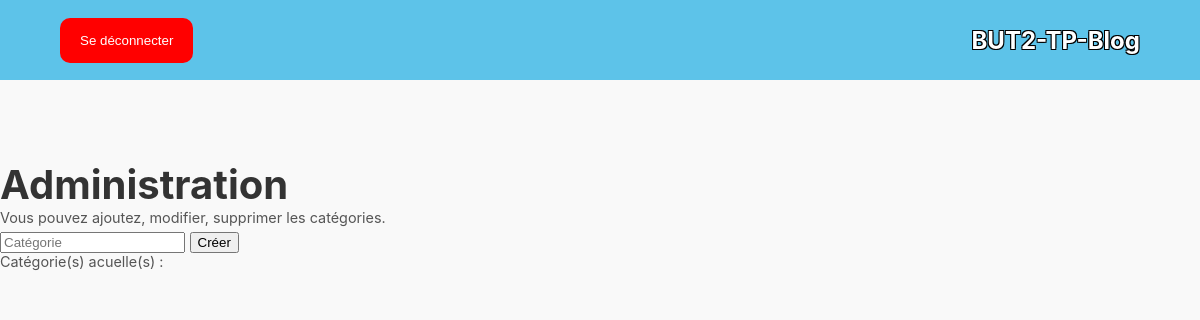
The app's page /admin.php, older data.
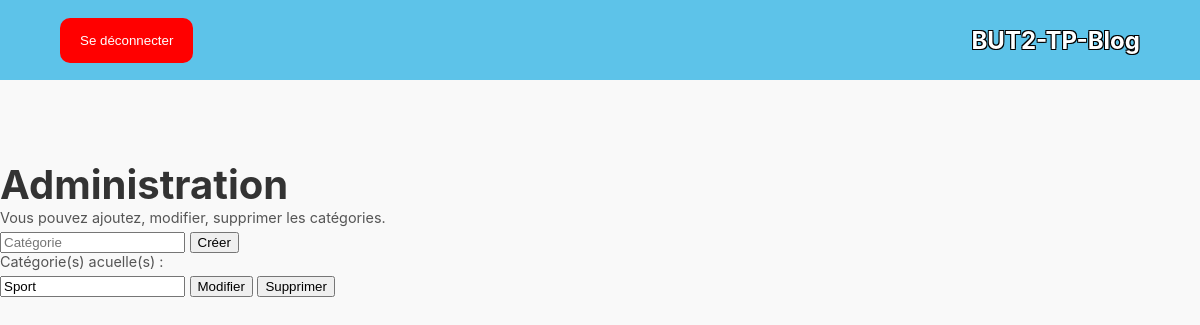
The same page, newer data.
### tables this page shows
CREATE TABLE IF NOT EXISTS `category` (
  `id_cat` int NOT NULL AUTO_INCREMENT,
  `name_cat` varchar(200) NOT NULL,
  PRIMARY KEY (`id_cat`)
);

### components/bd.php (called while the page is built, shortened)
<?php
    function getCategory($pdo) {
        $sql = 'SELECT id_cat, name_cat FROM CATEGORY';
        $stmt = $pdo->prepare($sql);
        $stmt->execute();
        $categories = $stmt->fetchAll(PDO::FETCH_ASSOC);
        return $categories;
    }
?>

### admin.php (the view, shortened to what this page needs)
<?php
    require_once('./components/header.php');
    include("./components/navbar.php");
?>
<h2>Administration</h2>
<p>Vous pouvez ajoutez, modifier, supprimer les catégories.</p>
<form method="post" id="ajoutCategorie">
    <input type="text" id="categorie" name="categorie" value="" placeholder="Catégorie">
    <button type="submit" name="btn-creer">Créer</button>
</form>
<p>Catégorie(s) acuelle(s) :</p>
<?php
    $connexion= getConnexion();
    $categories = getCategory($connexion);
    foreach ($categories as $row) { ?>
        <div>
            <form method="post">
                <input type="text" name="name_cat" id="<?= $row['id_cat'] ?>" value="<?= htmlspecialchars($row['name_cat']) ?>" required>
                <button type="submit" name="btn-modifier">Modifier</button>
                <button type="submit" name="btn-supprimer">Supprimer</button>
            </form>
        </div>
    <?php } ?>

### components/header.php (shortened to what this page needs)
<?php
include('bd.php');
?>
<!DOCTYPE html>
<html lang="fr">
<head>
    <link rel="stylesheet" href="./styles/style.css">
</head>
<body>

### components/navbar.php
<header>
    <nav>
        <form action="" method='POST'>
            <button class="disconnect-btn">Se déconnecter</button>
        </form>
        <h1>BUT2-TP-Blog</h1>
    </nav>
</header>

### styles/style.css (style rules this page uses)
:root { --font-family: 'Inter', sans-serif; --font-family-italic: 'Inter Italic', sans-serif; --primary-bg-color: #5DC3E9; --primary-font-color: white; --secondary-bg-color: #f9f9f9; --secondary-font-color: #333; --highlight-color: #007bbd; --error-color: red; --input-bg-color: #D9D9D9; }
* { margin: 0; }
body { font-family: var(--font-family); background-color: var(--secondary-bg-color); color: var(--secondary-font-color); }
header { height: 10vh; margin-bottom: 10vh; background-color: var(--primary-bg-color); color: var(--primary-font-color); display: flex; align-items: center; justify-content: center; }
nav { width: 100%; display: flex; align-items: center; justify-content: space-between; padding-left: 5vw; padding-right: 5vw; }
nav h1 { text-shadow: 1px 1px 0 #000, -1px -1px 0 #000, 1px -1px 0 #000, -1px 1px 0 #000; }
button.disconnect-btn { background-color: var(--error-color); color: var(--primary-font-color); border: none; padding: 15px 20px; border-radius: 10px; }
h2 { font-size: 2.5em; }
p { font-size: 1.25em; }
p { font-size: 0.9em; color: #555; margin: 0 0 5px 0; }

Row changes from the older to the newer data that the page shows:
added category: name_cat "Sport"
